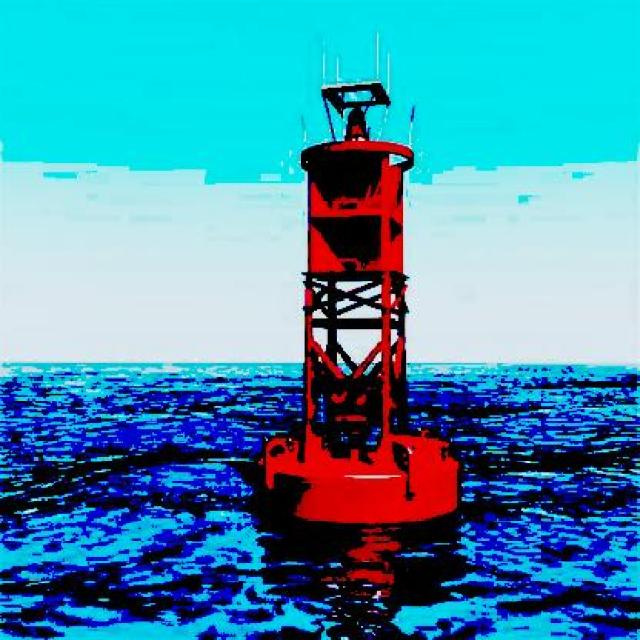
#> input picture newnew/Red Buoy.v1i.yolov8/test/images/025_8b31755b_jpg.rf.7978cb6d96652d80b647519058bde99a.jpg, 640 x 640 px, given in place of the camera
$ python new_camera_test.py
#> lines starting #> are read from the running program, lines starting #| are printed output that depends on the picture; after the words box and inside, x2 and y2 are one past the last pixel; in counts of white or black regions, pixels touching at a corner belong together
#!/usr/bin/env python3

import cv2
import numpy as np
import time
from collections import deque

class StrictColorNavigator:
    def __init__(self):
        print("🚢 Initializing Strict Color Navigator...")

        # 웹캠 설정
        self.cap = cv2.VideoCapture(0)

        if not self.cap.isOpened():
            print("❌ 웹캠을 열 수 없습니다!")
            exit(1)

        # 해상도 설정
        self.cap.set(cv2.CAP_PROP_FRAME_WIDTH, 640)
        self.cap.set(cv2.CAP_PROP_FRAME_HEIGHT, 480)

        # 매우 엄격한 색상 범위 설정
        self.setup_strict_color_ranges()

        # 네비게이션 상태
        self.cone_history = {
            'green': deque(maxlen=5),
            'red': deque(maxlen=5)
        }

        # 공간적 안정화를 위한 고정 영역
        self.stable_zones = {
            'green': None,  # {'center': (x, y), 'radius': r, 'confidence': n}
            'red': None
        }

        self.navigation_active = False
        self.target_path = None

        # 화면 설정
        self.display_width = 640
        self.display_height = 480

        print("✅ Navigator initialized with STRICT color detection!")
        print("📹 Controls:")
        print("   [S] - Start/Stop navigation")
        print("   [R] - Reset")
        print("   [Q] - Quit")
        print("   [C] - Color calibration mode")
        print("   [1] - Use preset 1 (bright colors)")
        print("   [2] - Use preset 2 (normal colors)")
        print("   [3] - Use preset 3 (dark colors)")

    def setup_strict_color_ranges(self):
        """매우 엄격한 색상 범위 설정"""

        # 초록색: 연두~진녹색 모든 초록 계열 포함
        self.green_lower = np.array([30, 40, 40])    # 연두색부터 포함
        self.green_upper = np.array([90, 255, 255])  # 진한 녹색까지 포함

        # 빨간색: 범위 축소 (더 정확하게)
        self.red_lower1 = np.array([0, 100, 100])    # 채도와 명도 다시 높임
        self.red_upper1 = np.array([12, 255, 255])   # 색상 범위 축소
        self.red_lower2 = np.array([168, 100, 100])  # 채도와 명도 다시 높임
        self.red_upper2 = np.array([180, 255, 255])  # 색상 범위 축소

        # 현재 사용중인 프리셋
        self.current_preset = 1

        print("🎨 현재 색상 설정: STRICT (순수 색상만 검출)")
        print(f"   초록색 범위: H[{self.green_lower[0]}-{self.green_upper[0]}] S[{self.green_lower[1]}-255] V[{self.green_lower[2]}-255]")
        print(f"   빨간색 범위: H[0-{self.red_upper1[0]}|{self.red_lower2[0]}-180] S[{self.red_lower1[1]}-255] V[{self.red_lower1[2]}-255]")

    # [30 lines left out: function set_color_preset, not called in this run]

    def detect_cones(self, color_image, color_type):
        """매우 엄격한 콘 검출"""
        hsv = cv2.cvtColor(color_image, cv2.COLOR_BGR2HSV)

        # 가우시안 블러로 노이즈 제거 (색상 검출 전)
        hsv = cv2.GaussianBlur(hsv, (5, 5), 0)

        # 색상 마스크 생성
        if color_type == 'green':
            mask = cv2.inRange(hsv, self.green_lower, self.green_upper)
        else:  # red
            mask1 = cv2.inRange(hsv, self.red_lower1, self.red_upper1)
            mask2 = cv2.inRange(hsv, self.red_lower2, self.red_upper2)
            mask = cv2.bitwise_or(mask1, mask2)

        # 더 강력한 노이즈 제거
        kernel_small = np.ones((3,3), np.uint8)
        kernel_large = np.ones((7,7), np.uint8)

        # 1차: 작은 노이즈 제거
        mask = cv2.morphologyEx(mask, cv2.MORPH_OPEN, kernel_small, iterations=2)
        # 2차: 구멍 메우기
        mask = cv2.morphologyEx(mask, cv2.MORPH_CLOSE, kernel_large, iterations=1)
        # 3차: 경계 다듬기
        mask = cv2.morphologyEx(mask, cv2.MORPH_OPEN, kernel_small, iterations=1)

        # 컨투어 찾기
        contours, _ = cv2.findContours(mask, cv2.RETR_EXTERNAL, cv2.CHAIN_APPROX_SIMPLE)

        cones = []
        for contour in contours:
            area = cv2.contourArea(contour)

            # 더 엄격한 면적 필터
            if area > 800:  # 최소 면적 증가 (작은 노이즈 제거)
                x, y, w, h = cv2.boundingRect(contour)

                # 더 엄격한 형태 필터
                aspect_ratio = h / w if w > 0 else 0
                if 0.8 < aspect_ratio < 3.0:  # 더 좁은 종횡비 범위

                    # 컨투어의 복잡도 검사 (더 매끄러운 형태만)
                    perimeter = cv2.arcLength(contour, True)
                    if perimeter > 0:
                        circularity = 4 * np.pi * area / (perimeter * perimeter)
                        if circularity > 0.3:  # 너무 복잡한 모양 제외

                            center_x = x + w // 2
                            center_y = y + h // 2

                            # HSV 값 재검증 (중심점 기준)
                            if self.verify_color_at_point(hsv, center_x, center_y, color_type):

                                estimated_distance = max(1.0, 8000.0 / area)

                                cone_info = {
                                    'color': color_type,
                                    'pixel_pos': (center_x, center_y),
                                    'distance': estimated_distance,
                                    'bbox': (x, y, w, h),
                                    'area': area,
                                    'circularity': circularity,
                                    'aspect_ratio': aspect_ratio
                                }
                                cones.append(cone_info)

        return cones

    # [13 lines left out: function verify_color_at_point, not called in this run]

    def get_best_cone(self, cones):
        """최적의 콘 선택 (공간적 안정화 포함)"""
        if not cones:
            return None

        # [26 lines left out: function score_cone, not called in this run]

        return max(cones, key=score_cone)

    # [35 lines left out: function update_stable_zone, not called in this run]

    def get_stable_cone_position(self, color):
        """안정화된 콘 위치 (공간적 안정화 적용)"""
        if not self.cone_history[color]:
            return None

        recent_cones = list(self.cone_history[color])
        stable_zone = self.stable_zones.get(color)

        if stable_zone and stable_zone['confidence'] >= 3:
            # 안정화 영역이 충분히 신뢰할 만하면 고정 위치 사용
            zone_center = stable_zone['center']

            # 최근 콘의 거리 정보는 사용
            avg_distance = sum(cone['distance'] for cone in recent_cones) / len(recent_cones)
            avg_area = sum(cone['area'] for cone in recent_cones) / len(recent_cones)
            avg_circularity = sum(cone['circularity'] for cone in recent_cones) / len(recent_cones)

            return {
                'color': color,
                'pixel_pos': zone_center,  # 안정화된 위치 사용
                'distance': avg_distance,
                'bbox': recent_cones[-1]['bbox'],
                'area': avg_area,
                'circularity': avg_circularity
            }
        else:
            # 일반적인 가중 평균 사용
            weights = [i+1 for i in range(len(recent_cones))]
            total_weight = sum(weights)

            avg_pixel_x = sum(cone['pixel_pos'][0] * w for cone, w in zip(recent_cones, weights)) / total_weight
            avg_pixel_y = sum(cone['pixel_pos'][1] * w for cone, w in zip(recent_cones, weights)) / total_weight
            avg_distance = sum(cone['distance'] * w for cone, w in zip(recent_cones, weights)) / total_weight
            avg_area = sum(cone['area'] * w for cone, w in zip(recent_cones, weights)) / total_weight
            avg_circularity = sum(cone['circularity'] * w for cone, w in zip(recent_cones, weights)) / total_weight

            return {
                'color': color,
                'pixel_pos': (int(avg_pixel_x), int(avg_pixel_y)),
                'distance': avg_distance,
                'bbox': recent_cones[-1]['bbox'],
                'area': avg_area,
                'circularity': avg_circularity
            }

    # [19 lines left out: function calculate_navigation_path, not called in this run]

    def draw_navigation_display(self, image, green_cone, red_cone):
        """네비게이션 디스플레이 그리기 - 둘 다 있을 때만 경로 표시"""
        # 콘 개별 표시 (각각 독립적으로)
        if green_cone:
            self.draw_cone(image, green_cone, (0, 255, 0))
        if red_cone:
            self.draw_cone(image, red_cone, (0, 0, 255))

        # 경로 표시 - 둘 다 있을 때만!
        if green_cone and red_cone and self.target_path:
            self.draw_path_overlay(image, green_cone, red_cone)
        else:
            # 둘 중 하나라도 없으면 검색 상태 표시
            self.draw_search_status(image)

        self.draw_ui_elements(image)

    # [79 lines left out: functions draw_cone, draw_path_overlay, not called in this run]

    def draw_search_status(self, image):
        """검색 상태 표시"""
        cv2.putText(image, "SEARCHING FOR PURE COLOR CONE PAIR...", (10, 60),
                   cv2.FONT_HERSHEY_SIMPLEX, 0.7, (0, 255, 255), 2)

        center = (self.display_width // 2, self.display_height // 2)
        cv2.line(image, (center[0]-30, center[1]), (center[0]+30, center[1]), (255, 255, 255), 2)
        cv2.line(image, (center[0], center[1]-30), (center[0], center[1]+30), (255, 255, 255), 2)

    def draw_ui_elements(self, image):
        """UI 요소 그리기"""
        nav_status = f"NAVIGATION: {'ACTIVE' if self.navigation_active else 'PAUSED'}"
        color = (0, 255, 0) if self.navigation_active else (128, 128, 128)
        cv2.putText(image, nav_status, (10, self.display_height - 110),
                   cv2.FONT_HERSHEY_SIMPLEX, 0.6, color, 2)

        preset_info = f"Color Preset: {self.current_preset} (Press 1,2,3 to change)"
        cv2.putText(image, preset_info, (10, self.display_height - 90),
                   cv2.FONT_HERSHEY_SIMPLEX, 0.5, (200, 200, 200), 1)

        cv2.putText(image, "Controls: [S]tart/Stop [R]eset [C]alibrate [1,2,3]Presets [Q]uit",
                   (10, self.display_height - 70),
                   cv2.FONT_HERSHEY_SIMPLEX, 0.5, (200, 200, 200), 1)

        cv2.putText(image, "STRICT Color Mode - Pure colors only",
                   (10, self.display_height - 30),
                   cv2.FONT_HERSHEY_SIMPLEX, 0.5, (150, 150, 150), 1)

        center = (self.display_width // 2, self.display_height // 2)
        cv2.line(image, (center[0]-10, center[1]), (center[0]+10, center[1]), (128, 128, 128), 1)
        cv2.line(image, (center[0], center[1]-10), (center[0], center[1]+10), (128, 128, 128), 1)

    # [25 lines left out: function color_calibration_mode, not called in this run]

    def run(self):
        """메인 실행 루프"""
        frame_count = 0
        fps_start = time.time()
        calibration_mode = False

        try:
            while True:
                ret, frame = self.cap.read()
                if not ret:
                    print("❌ 프레임을 읽을 수 없습니다!")
                    break

                frame = cv2.resize(frame, (self.display_width, self.display_height))

                if calibration_mode:
                    display_image = self.color_calibration_mode(frame)
                else:
                    green_cones = self.detect_cones(frame, 'green')
                    red_cones = self.detect_cones(frame, 'red')

                    best_green = self.get_best_cone(green_cones)
                    best_red = self.get_best_cone(red_cones)

                    # 현재 프레임에서 콘이 검출되면 히스토리에 추가
                    if best_green:
                        self.cone_history['green'].append(best_green)
                        self.update_stable_zone(best_green, 'green')  # 안정화 영역 업데이트
                    else:
                        # 검출되지 않으면 히스토리 클리어 (즉시 사라지게)
                        self.cone_history['green'].clear()
                        if self.stable_zones['green']:
                            # 안정화 영역 신뢰도 감소
                            self.stable_zones['green']['confidence'] = max(
                                self.stable_zones['green']['confidence'] - 3, 0
                            )
                            if self.stable_zones['green']['confidence'] <= 0:
                                self.stable_zones['green'] = None

                    if best_red:
                        self.cone_history['red'].append(best_red)
                        self.update_stable_zone(best_red, 'red')  # 안정화 영역 업데이트
                    else:
                        # 검출되지 않으면 히스토리 클리어 (즉시 사라지게)
                        self.cone_history['red'].clear()
                        if self.stable_zones['red']:
                            # 안정화 영역 신뢰도 감소
                            self.stable_zones['red']['confidence'] = max(
                                self.stable_zones['red']['confidence'] - 3, 0
                            )
                            if self.stable_zones['red']['confidence'] <= 0:
                                self.stable_zones['red'] = None

                    # 안정화된 위치 (히스토리가 비어있으면 None 반환)
                    stable_green = self.get_stable_cone_position('green')
                    stable_red = self.get_stable_cone_position('red')

                    # 둘 다 있을 때만 경로 계산
                    if stable_green and stable_red:
                        self.calculate_navigation_path(stable_green, stable_red)
                    else:
                        # 하나라도 없으면 경로 정보 클리어
                        self.target_path = None

                    display_image = frame.copy()
                    self.draw_navigation_display(display_image, stable_green, stable_red)

                cv2.imshow('Strict Color Cone Navigation', display_image)

                frame_count += 1
                if frame_count % 30 == 0:
                    current_time = time.time()
                    fps = 30 / (current_time - fps_start)
                    print(f"📊 FPS: {fps:.1f}")
                    fps_start = current_time

                key = cv2.waitKey(1) & 0xFF

                if key == ord('q'):
                    print("🛑 Quitting...")
                    break
                elif key == ord('s'):
                    self.navigation_active = not self.navigation_active
                    status = "ACTIVE" if self.navigation_active else "PAUSED"
                    print(f"🎯 Navigation: {status}")
                elif key == ord('r'):
                    self.cone_history['green'].clear()
                    self.cone_history['red'].clear()
                    self.target_path = None
                    self.navigation_active = False
                    print("🔄 Navigation reset")
                elif key == ord('c'):
                    calibration_mode = not calibration_mode
                    mode = "ENABLED" if calibration_mode else "DISABLED"
                    print(f"🎨 Calibration mode: {mode}")
                elif key == ord('1'):
                    self.set_color_preset(1)
                elif key == ord('2'):
                    self.set_color_preset(2)
                elif key == ord('3'):
                    self.set_color_preset(3)

        except KeyboardInterrupt:
            print("🛑 Interrupted by user")
        except Exception as e:
            print(f"❌ Error: {e}")
        finally:
            self.cap.release()
            cv2.destroyAllWindows()
            print("✅ Navigator stopped")


def main():
    print("🚢 Starting Strict Color Cone Navigator...")
    print("📋 Features:")
    print("- Very strict color detection (pure colors only)")
    print("- 3 color presets for different lighting")
    print("- Advanced noise filtering")
    print("- Shape and quality verification")
    print()

    navigator = StrictColorNavigator()
    navigator.run()
#> in run, frame is the input picture: shape (640, 640, 3); mean B, G, R 174.4, 145.9, 72.3
#> in run, `frame = cv2.resize(frame, (self.display_width, self.display_height))`:
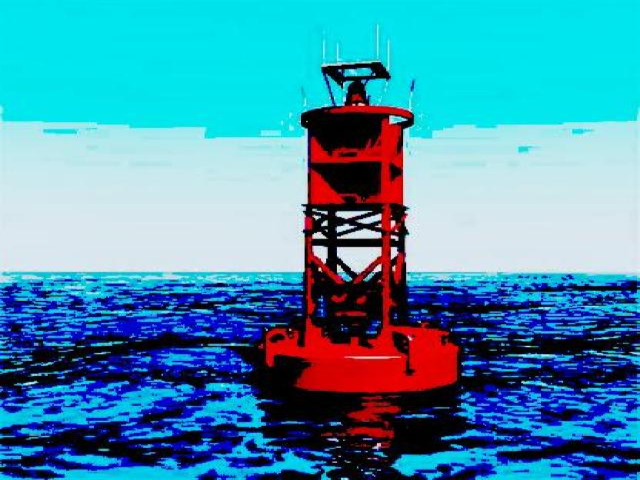
#> frame: shape (480, 640, 3); mean B, G, R 174.4, 145.9, 72.4
#> in detect_cones, `mask = cv2.inRange(hsv, self.green_lower, self.green_upper)`:
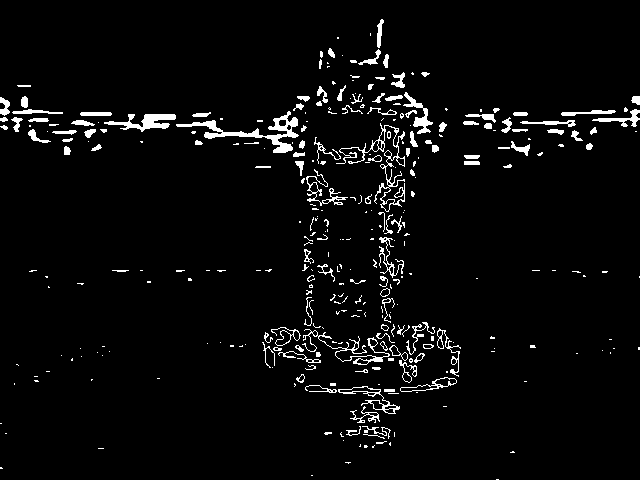
#> mask: shape (480, 640); 4% white; 324 white regions (200 under 20 px), largest, box (x1, y1, x2, y2) and area: (176, 111, 299, 153) 1078, (336, 123, 405, 212) 760, (104, 114, 176, 132) 572
#> in detect_cones, `mask = cv2.morphologyEx(mask, cv2.MORPH_OPEN, kernel_small, iterations..`:
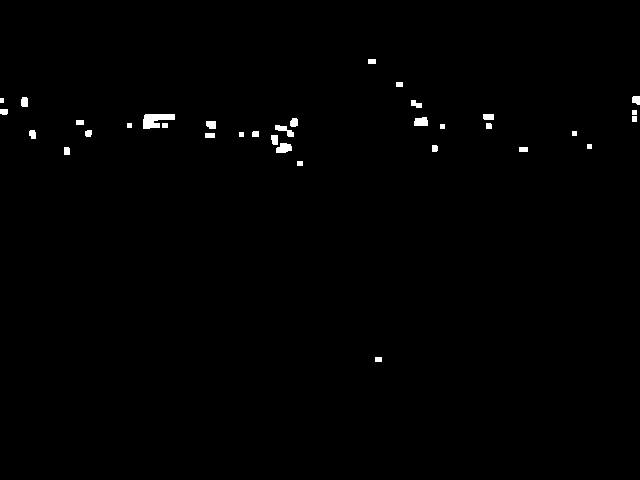
#> mask: shape (480, 640); 0.63% white; 34 white regions, largest, box (x1, y1, x2, y2) and area: (143, 114, 175, 129) 315, (276, 143, 292, 153) 126, (414, 117, 428, 126) 112
#> in detect_cones, `contours, _ = cv2.findContours(mask, cv2.RETR_EXTERNAL, cv2.CHAIN_APPR..`: contours = 25 contours, 5 with area under 20; largest, box (x1, y1, x2, y2) and area: (143, 114, 175, 129) 349, (271, 118, 298, 153) 344, (632, 96, 640, 122) 144, (205, 121, 216, 138) 132, (483, 114, 494, 129) 96
#> the loop in detect_cones, `for contour in contours:` made 25 passes
#> area on passes 4, 5, 9, 10, 11, 14, 16, 17: 34.5, 29, 29.5, 34, 40.5, 132.5, 343.5, 91.5
#> after the loop in detect_cones, `for contour in contours:`: cones = []
#> call 2 of detect_cones, with color_type = 'red'
#> in detect_cones (call 2), `mask1 = cv2.inRange(hsv, self.red_lower1, self.red_upper1)`:
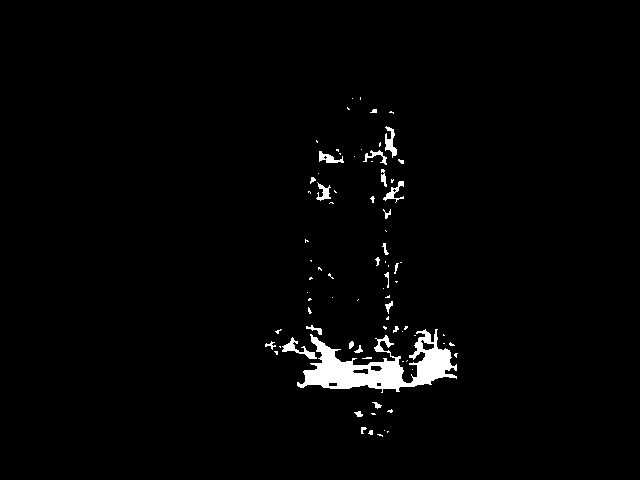
#> mask1: shape (480, 640); 2% white; 81 white regions (56 under 20 px), largest, box (x1, y1, x2, y2) and area: (297, 329, 457, 393) 4281, (282, 337, 317, 359) 225, (385, 126, 397, 158) 192
#> in detect_cones (call 2), `mask2 = cv2.inRange(hsv, self.red_lower2, self.red_upper2)`:
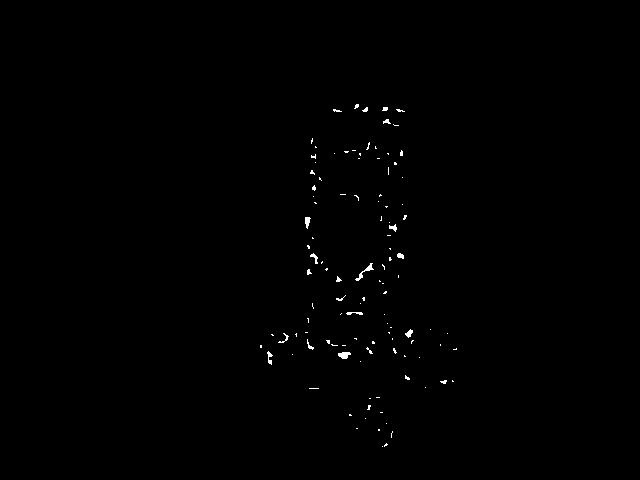
#> mask2: shape (480, 640); 0.36% white in thin lines or dots, all inside (x1, y1, x2, y2) = (260, 104, 457, 447)
#> in detect_cones (call 2), `mask = cv2.morphologyEx(mask, cv2.MORPH_CLOSE, kernel_large, iteration..`:
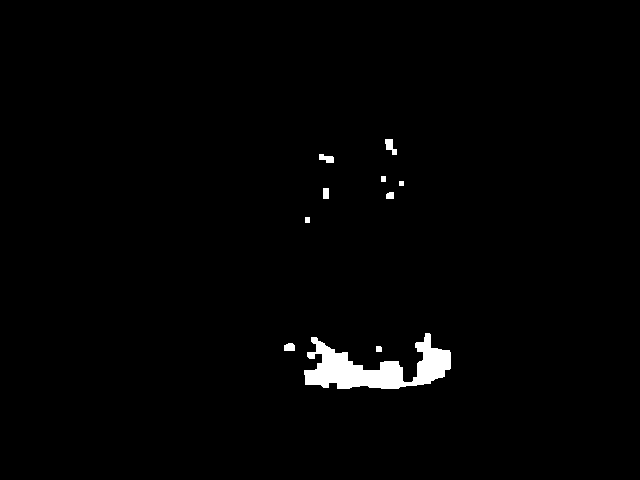
#> mask: shape (480, 640); 1.4% white; 10 white regions, largest, box (x1, y1, x2, y2) and area: (304, 333, 451, 389) 3927, (385, 139, 397, 155) 111, (319, 154, 334, 163) 93
#> in detect_cones (call 2), `contours, _ = cv2.findContours(mask, cv2.RETR_EXTERNAL, cv2.CHAIN_APPR..`: contours = 11 contours, 1 with area under 20; largest, box (x1, y1, x2, y2) and area: (304, 333, 451, 389) 3622, (385, 139, 397, 155) 86, (319, 154, 334, 163) 72, (284, 343, 295, 351) 63, (323, 188, 329, 199) 50
#> the loop in detect_cones (call 2), `for contour in contours:` made 11 passes
#> (area, x, y, w, h, aspect_ratio) on pass 4: (3622, 304, 333, 147, 56, 0.381)
#> in run, `red_cones = self.detect_cones(frame, 'red')`: red_cones = []
#> in draw_ui_elements, `cv2.putText(image, "STRICT Color Mode - Pure colors only", (10, self.d..`:
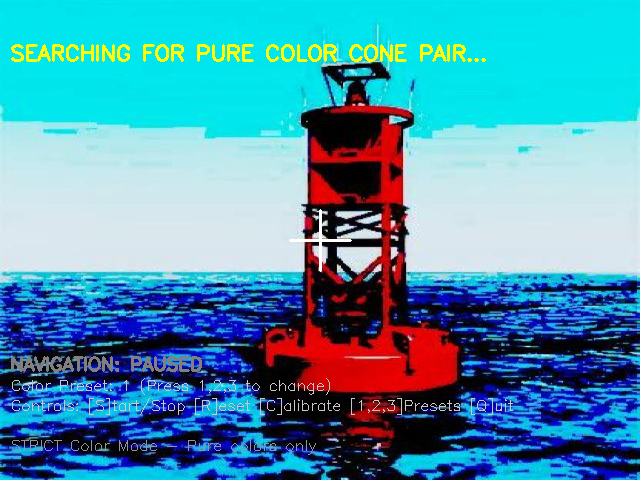
#> image: shape (480, 640, 3); mean B, G, R 172.5, 147.8, 77.2
#> (key q is pressed here)

if __name__ == '__main__':
    main()
